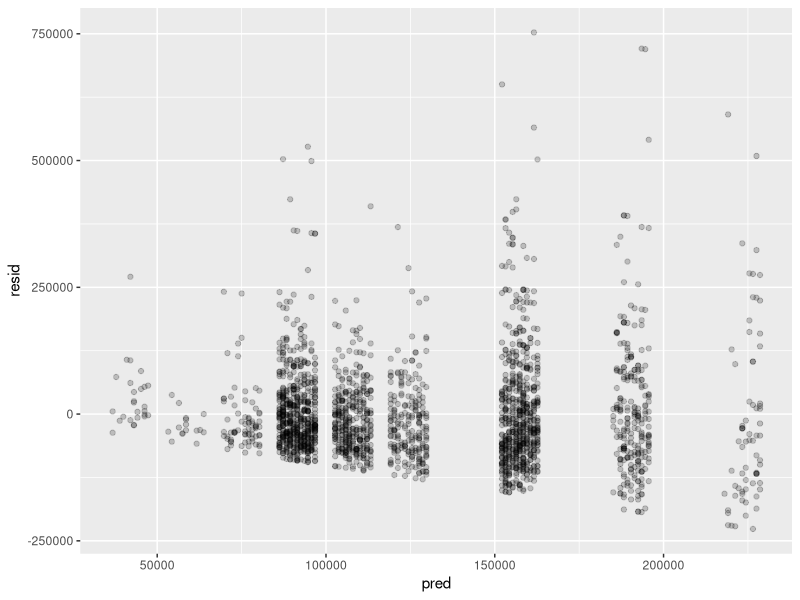
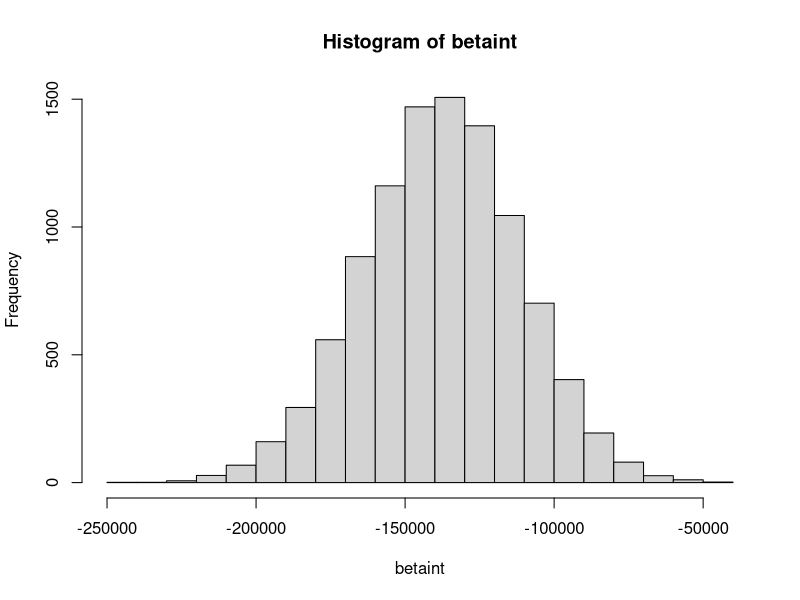
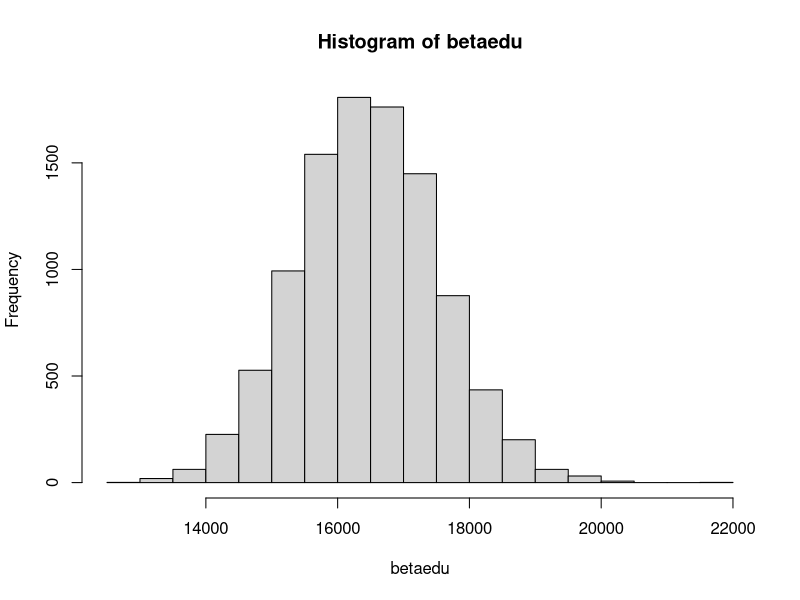
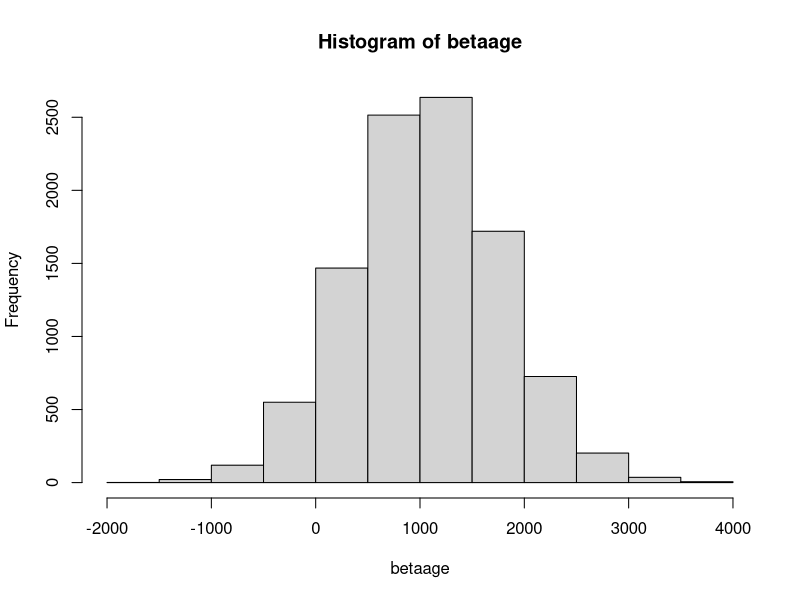

Source code (R) for these figures, in order:
## ---- chunk 1
#| echo: false
library(ggplot2)
library(sandwich)
## ---- chunk 2
cps<- read.csv("California_CPS_degrees.csv")

mod1<- lm(income~ education + age,data=cps)

summary(mod1)

## ---- chunk 3
df.mat<- data.frame(constant=rep(1,length(cps$income)), edu=cps$education, age=cps$age)

X<- data.matrix(df.mat)

solve(t(X)%*%X)%*%t(X)%*%(cps$income)

## ---- chunk 4

pred<- predict(mod1)
resid<- residuals(mod1)

df<- data.frame(pred=pred,resid=resid)


rplot<- ggplot(df, aes(x=pred,y=resid)) + geom_point(alpha=.2)

rplot
## ---- chunk 5
sandwich(mod1)

sqrt(diag(sandwich(mod1)))

## ---- chunk 6
D<- diag(resid^2)

dim(D)

betavar<- solve(t(X)%*%X)%*%t(X)%*%D%*%X%*%solve(t(X)%*%X)

sqrt(diag(betavar))

## ---- chunk 7
set.seed(220)
B=10000
betaint<- rep(NA,B)
betaedu<- rep(NA,B)
betaage<- rep(NA,B)
n=length(cps$income)

for( b in 1:B ){
bootind = sample(1:n,size=n,replace=T)
dfboot = cps[bootind,]
mod<- lm(income ~ education+age, data=dfboot)
betaint[b]<- mod$coef[1]
betaedu[b]<- mod$coef[2]
betaage[b]<- mod$coef[3]
}

hist(betaint)

hist(betaedu)

hist(betaage)

sd(betaint)

sd(betaedu)

sd(betaage)

quantile(betaedu,prob =c(.025,.975))

## ---- chunk 8
age<- c(rep(1,8),rep(0,4))
treatment<- c(1,0,1,0,1,0,0,0,0,1,0,1)
bonedensity<- c(-2,-3,-2,0,-1,0,-2,0,0,1,-1,1.5)
df<- data.frame(age=age, treatment=treatment, bonedensity=bonedensity)

bonemod1<- lm(bonedensity~treatment,data=df)
summary(bonemod1)

## ---- chunk 9

bonemod2<- lm(bonedensity~treatment+ age + treatment:age,data=df)
summary(bonemod2)

## ---- chunk 10
#| echo: false
netocox <- read.csv("netocox.csv")
netocox$enpres <- netocox$ENPRES 
netocox$eneth <- netocox$ENETH
netocox$ro <- netocox$RUNOFF

attach(netocox)

## ---- chunk 11
mean(eneth[RUNOFF==1])

mean(eneth[RUNOFF==0])
## ---- chunk 12
mod2<- lm(netocox$ENPRES~netocox$RUNOFF+netocox$ENETH)
summary(mod2)
## ---- chunk 13
mod3<- lm(netocox$ENPRES~netocox$RUNOFF+netocox$ENETH+netocox$RUNOFF:netocox$ENETH)
summary(mod3)
## ---- chunk 14
mean(mod3$coef[2] + mod3$coef[4]*netocox$eneth)

## ---- chunk 15
#Y1s for no runoff countries 
mod3$coef[1] + mod3$coef[2]*1 + mod3$coef[3]*netocox$eneth[netocox$RUNOFF==0] + mod3$coef[4]*netocox$eneth[netocox$RUNOFF==0]*1

#Y0s for runoff countries 
mod3$coef[1] + mod3$coef[2]*0 + mod3$coef[3]*netocox$eneth[netocox$RUNOFF==1] + mod3$coef[4]*netocox$eneth[netocox$RUNOFF==1]*0

## ---- chunk 16
#ATC Y(1)-Y(0) among no runoff countries 
mean((mod3$coef[1] + mod3$coef[2]*1 + mod3$coef[3]*netocox$eneth[netocox$RUNOFF==0] + mod3$coef[4]*netocox$eneth[netocox$RUNOFF==0]*1) - netocox$ENPRES[netocox$RUNOFF==0]) 

mean(mod3$coef[2] + mod3$coef[4]*netocox$eneth[netocox$RUNOFF==0]) #APD among non-runoff countries

#ATT Y(1)-Y(0) among runoff countries 
mean(netocox$ENPRES[netocox$RUNOFF==1] - (mod3$coef[1] + mod3$coef[2]*0 + mod3$coef[3]*netocox$eneth[netocox$RUNOFF==1] + mod3$coef[4]*netocox$eneth[netocox$RUNOFF==1]*0))

mean(mod3$coef[2] + mod3$coef[4]*netocox$eneth[netocox$RUNOFF==1]) #APD among runoff countries 


((3.189675-2.5130)+(2.2720-3.312292)+(5.6890-2.129983)+(4.386684-2.1320)+(2.0690-3.241494)+(3.61063-2.8)+(3.1630-3.082763)+(5.1780-1.759936)+(2.968889-3.792)+(4.8640-3.155127)+(2.901835-3.6020)+(2.838422-3.5537)+(2.7570-1.604338)+(1.9580-3.304360)+(3.203118-1.9580)+(3.850621-2.1940))/16
#same as APD

## ---- chunk 17
modpoly<- lm(netocox$ENPRES~netocox$RUNOFF + netocox$ENETH+I(netocox$ENETH^2) + netocox$RUNOFF:netocox$ENETH + netocox$RUNOFF:I(netocox$ENETH^2) , data=netocox)
summary(modpoly)

mean(modpoly$coef[2]+modpoly$coef[5]*netocox$eneth + modpoly$coef[6]*(netocox$eneth)^2)

## ---- chunk 18
#Y1s for no runoff countries 
modpoly$coef[1] + modpoly$coef[2]*1 + modpoly$coef[3]*netocox$eneth[netocox$RUNOFF==0] + modpoly$coef[4]*(netocox$eneth[netocox$RUNOFF==0])^2+ modpoly$coef[5]*netocox$eneth[netocox$RUNOFF==0]*1 + modpoly$coef[6]*(netocox$eneth[netocox$RUNOFF==0])^2

#Y0s for runoff countries 
modpoly$coef[1] + modpoly$coef[2]*0 + modpoly$coef[3]*netocox$eneth[netocox$RUNOFF==1] + modpoly$coef[4]*(netocox$eneth[netocox$RUNOFF==1])^2+ modpoly$coef[5]*netocox$eneth[netocox$RUNOFF==1]*0 + modpoly$coef[6]*(netocox$eneth[netocox$RUNOFF==1])^2*0

## ---- chunk 19
#ATC Y(1)-Y(0) among no runoff countries 
 mean(modpoly$coef[1] + modpoly$coef[2]*1 + modpoly$coef[3]*netocox$eneth[netocox$RUNOFF==0] + modpoly$coef[4]*(netocox$eneth[netocox$RUNOFF==0])^2+ modpoly$coef[5]*netocox$eneth[netocox$RUNOFF==0]*1 + modpoly$coef[6]*(netocox$eneth[netocox$RUNOFF==0])^2- netocox$ENPRES[netocox$RUNOFF==0]) 

mean(modpoly$coef[2]+modpoly$coef[5]*netocox$eneth[netocox$RUNOFF==0] + modpoly$coef[6]*(netocox$eneth[netocox$RUNOFF==0])^2) #APD among non-runoff countries

#ATT Y(1)-Y(0) among runoff countries 
mean(netocox$ENPRES[netocox$RUNOFF==1] - (modpoly$coef[1] + modpoly$coef[2]*0 + modpoly$coef[3]*netocox$eneth[netocox$RUNOFF==1] + modpoly$coef[4]*(netocox$eneth[netocox$RUNOFF==1])^2+ modpoly$coef[5]*netocox$eneth[netocox$RUNOFF==1]*0 + modpoly$coef[6]*(netocox$eneth[netocox$RUNOFF==1])^2*0))


mean(modpoly$coef[2]+modpoly$coef[5]*netocox$eneth[netocox$RUNOFF==1] + modpoly$coef[6]*(netocox$eneth[netocox$RUNOFF==1])^2)  #APD among runoff countries

((4.553363-2.5130) + (2.2720 -  3.573105)+(5.6890-2.087425)+(4.880312-2.1320)+(2.0690-3.385799) +(6.164001-2.8)+(3.1630-3.011381)+(5.1780-2.340317)+(3.059867-3.792)+(4.8640-3.174264)+(2.517914-3.6020)+(1.967512- 3.5537)+(2.7570-2.548866)+(1.9580-3.551498)+(4.629879-1.9580)+(6.356082- 2.1940))/16
#same as APD
